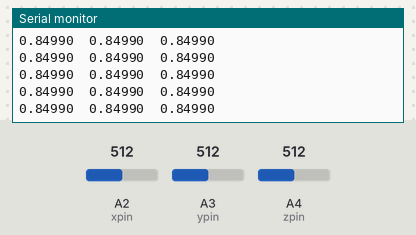
Bench run of a sketch on a simulated Arduino Nano, built for the host (arithmetic inside an expression is 32-bit, double 64-bit). On the bench: the last lines printed to the serial monitor. The inputs (shaded band) are chosen by the test bench; at power-on: A2 (xpin) = 512, A3 (ypin) = 512, A4 (zpin) = 512.

Above: at 1.2 s.
1.3 s: A2 (xpin) set to 716
At 2.1 s:
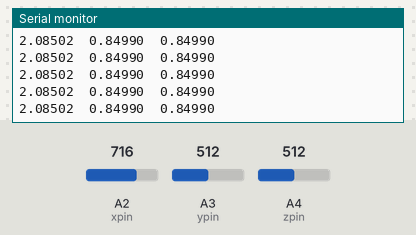
2.8 s: A3 (ypin) set to 716
At 3.9 s:
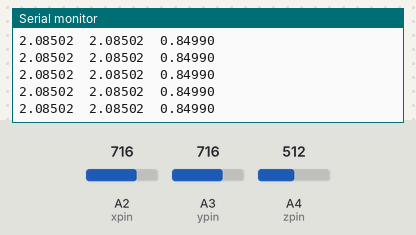
4.3 s: A4 (zpin) set to 716
At 5.0 s:
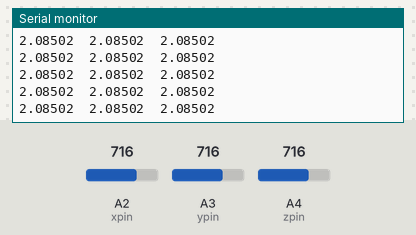
5.8 s: A2 (xpin) set to 900
At 6.4 s:
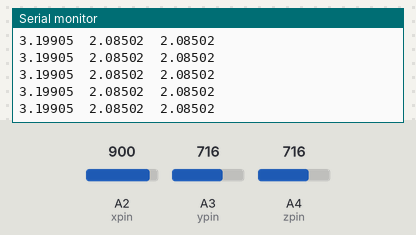
7.3 s: A3 (ypin) set to 900
At 8.4 s:
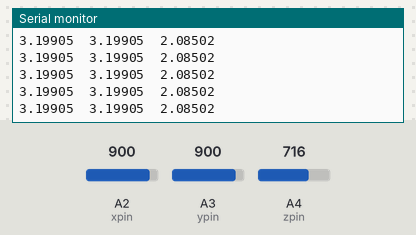
8.8 s: A4 (zpin) set to 900
At 9.9 s:
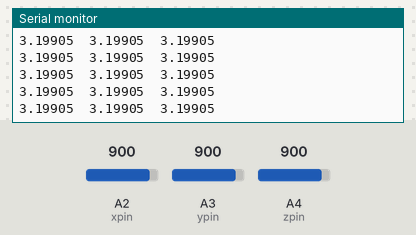
Timing chart, 0 to 11.3 s (numbered marks = the images above; inputs shaded):
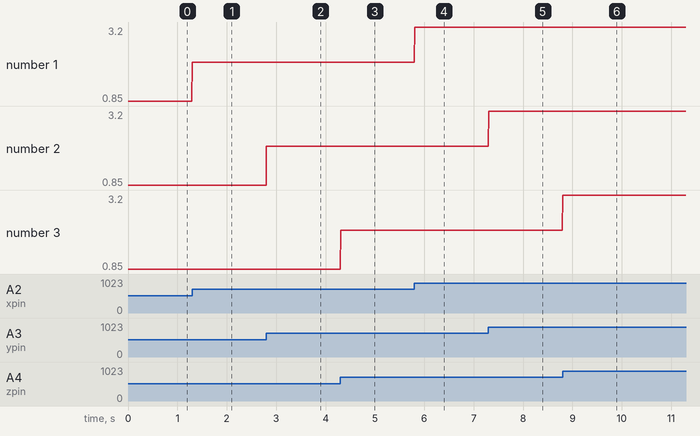

Measured:
- after the input at 1.3 s, the serial monitor: prints a new line at once (image 1)
- after the input at 2.8 s, the serial monitor: prints a new line at once (image 2)
- after the input at 4.3 s, the serial monitor: prints a new line at once (image 3)
- after the input at 5.8 s, the serial monitor: prints a new line at once (image 4)
- after the input at 7.3 s, the serial monitor: prints a new line at once (image 5)
- after the input at 8.8 s, the serial monitor: prints a new line at once (image 6)
- plotted number 1: 0.85 → 2.09 after the input at 1.3 s, 2.09 → 3.2 after the input at 5.8 s

The sketch:

adxl354.ino
```cpp
// these constants describe the pins. They won't change:
const int xpin = A2;                  // x-axis of the accelerometer
const int ypin = A3;                  // y-axis
const int zpin = A4;                  // z-axis (only on 3-axis models)
double x,y,z,adc;

void setup() {
  // initialize the serial communications:
  Serial.begin(115200);
  analogReference(INTERNAL2V56);

  /*(xpin, INPUT);
  pinMode(ypin, INPUT);
  pinMode(zpin, INPUT);*/
}

void loop() {
  //analogReadResolution(16);
  adc=2.4775;//4.32;nano 4.497mega;
  x=analogRead(xpin);
  y=analogRead(ypin);
  z=analogRead(zpin);
  /*Serial.print(x,5);
  Serial.print("\t");
  Serial.print(y,5);
  Serial.print("\t");
  Serial.print(z,5);
  Serial.print("\t");*/

  x=(x*adc/1023-0.9)/0.4;
  y=(y*adc/1023-0.9)/0.4;
  z=(z*adc/1023-0.9)/0.4;

  Serial.print(x,5);
  Serial.print("\t");
  Serial.print(y,5);
  Serial.print("\t");
  Serial.print(z,5);
  Serial.println("\t");
  //
  delay(5);
}
```
